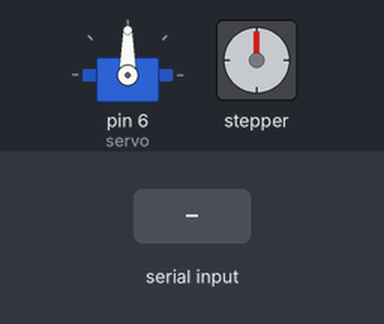
A sketch run on a simulated Arduino Uno, built with avr-gcc and run on an emulated ATmega328P. Shown: servo, stepper motor. The inputs (shaded band) are chosen by the test bench. Stepper angles assume 200 steps per turn; what the sketch prints to the serial monitor is not drawn.

Above: at 1.2 s.
1.3 s: "30,150\n" received over Serial
At 1.45 s:
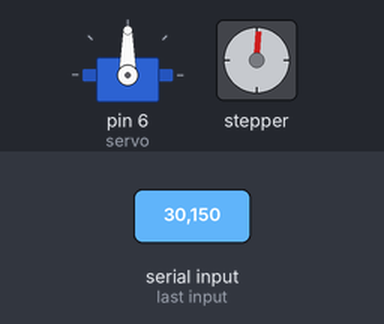
At 2.07 s:
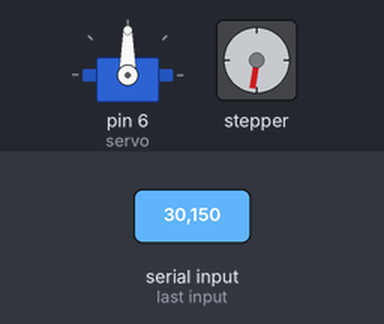
7.3 s: "200\n" received over Serial
13.3 s: "30,150\n" received over Serial
At 23.6 s:
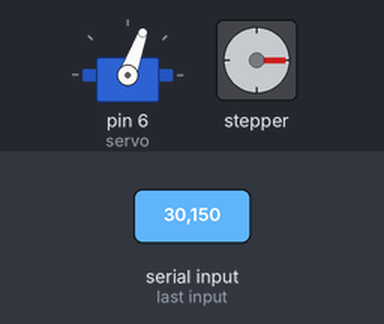
Timing chart, 0 to 25.1 s (numbered marks = the images above; inputs shaded):
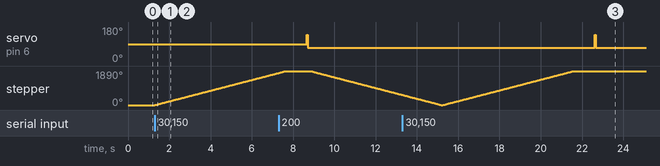

Measured:
- after the input at 1.3 s, stepper: keeps turning clockwise at about 298°/s, starting at once
- after the input at 13.3 s, servo on pin 6 (servo): 70° → 140° after 9.3 s, → 70° 0.05 s later

The sketch:

StepperMotorControl.ino
```cpp
#include <Stepper.h>
#include <Servo.h>

enum SystemState { INVALID = 0, OPEN_IN = 1, CLOSE = 2, OPEN_OUT = 3};

static SystemState currSystemState;
static SystemState requestedSystemState;

constexpr double preset_num_steps = 200*5.25;
constexpr int zero_servo_pos = 70;
constexpr int preset_servo_pos = 140;

bool validSystemState(SystemState wantedState){
  return wantedState == SystemState::OPEN_IN || wantedState == SystemState::CLOSE || wantedState == SystemState::OPEN_OUT;
}

Stepper motor(200,3,13,11,12);
Servo servo;

void setup()
{
  /**
     H-BRIDGE B:
     -: Gray
     +: Green
     H-BRIDGE A:
     -: Yellow:
     +: Red:
  */
  Serial.begin(9600);
  servo.attach(6,0,255);
  motor.setSpeed(50);
  currSystemState = SystemState::CLOSE;
  requestedSystemState  = SystemState::INVALID;
}

int cnttest = 0;

void loop()
{
  if (Serial.available() > 0){
    requestedSystemState = static_cast<SystemState>(Serial.read() - 48);
    Serial.print("Wanted State: " + static_cast<String>(requestedSystemState));
    Serial.print("Current State: " + static_cast<String>(currSystemState));
    if (!validSystemState(requestedSystemState)){
      requestedSystemState = SystemState::INVALID;
    }
  }
  else requestedSystemState = SystemState::INVALID;

  if (requestedSystemState == SystemState::OPEN_IN){
    Serial.print("Requested OPEN_IN");
    if (currSystemState == SystemState::OPEN_IN){
      return;
    }
    if (currSystemState == SystemState::OPEN_OUT){
      closeArm();
    }
    if (currSystemState == SystemState::CLOSE){
      openPos();
      delay(1000);
      closeArm();
    }
    currSystemState = SystemState::OPEN_IN;
  }

  if (requestedSystemState == SystemState::OPEN_OUT){
    if (currSystemState == OPEN_OUT){
      return;
    }
    if (currSystemState == SystemState::OPEN_IN){
      openArm();
    }
    if (currSystemState == SystemState::CLOSE){
      openPos();
      delay(1000);
      openArm();
    }
    currSystemState = SystemState::OPEN_OUT;
  }

  if (requestedSystemState == SystemState::CLOSE){
    if (currSystemState == SystemState::CLOSE){
      return;
    }
    if (currSystemState == SystemState::OPEN_IN){
      closePos();
    }
    if (currSystemState == SystemState::OPEN_OUT){
      closeArm();
      delay(1000);
      closePos();
    }
    currSystemState = SystemState::CLOSE;
  }
  cnttest++;
}

void openArm(){
  servo.write(preset_servo_pos);
}

void closeArm(){
  servo.write(zero_servo_pos);
}

void openPos(){
  motor.step(preset_num_steps);
}

void closePos(){
  motor.step(-preset_num_steps);
}
```
